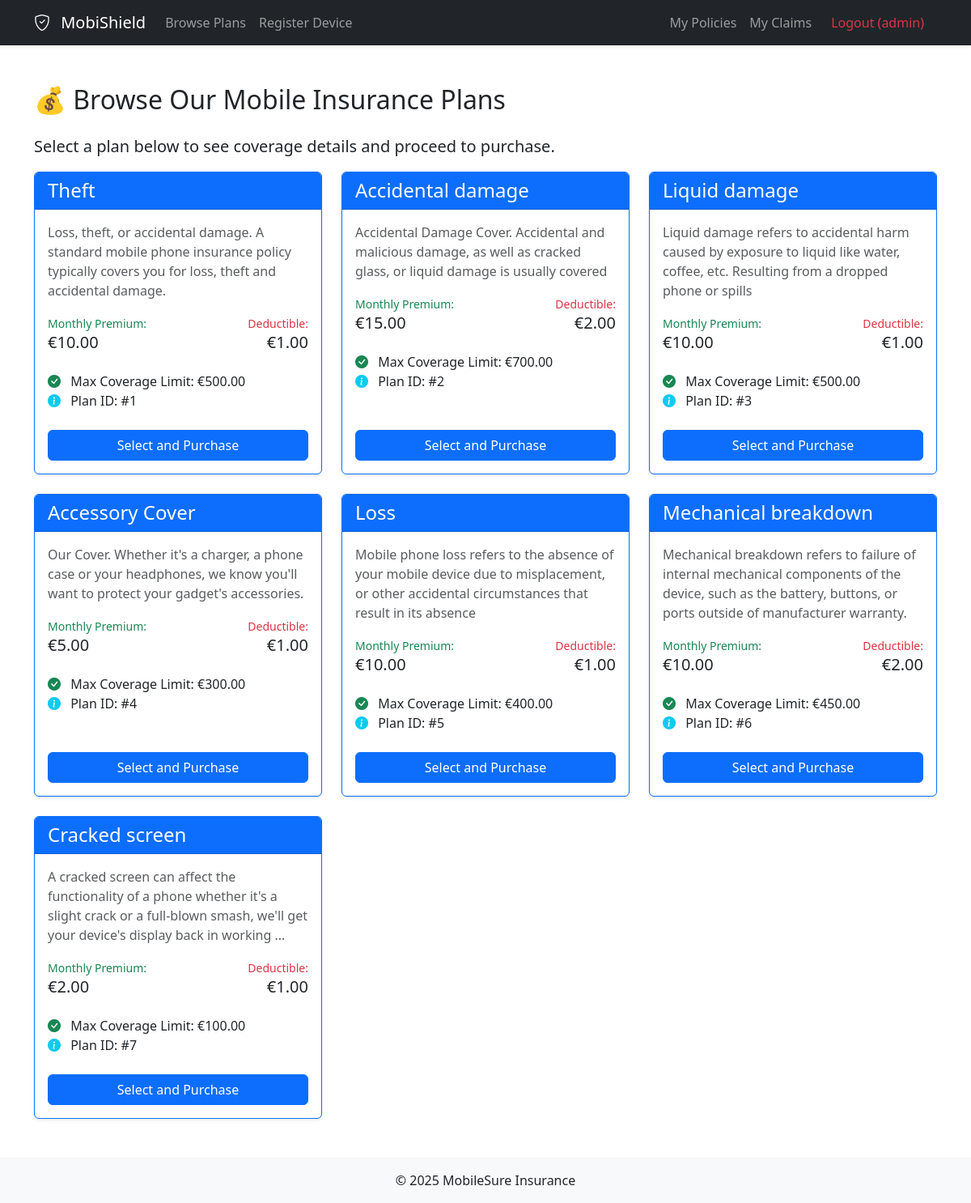
The app's page / (signed in) with its own data.
### insurance_app/models.py (models this page shows, shortened)
class Policy(models.Model):
  name = models.CharField(max_length=100,unique=True)
  description = models.TextField(max_length=500,help_text="details about policy")
  monthly_premium = models.DecimalField(max_digits=10,decimal_places=2,help_text="premium pay per month")
  is_active = models.BooleanField(default=True)
  deductible = models.DecimalField(max_digits=10,decimal_places=2,help_text="amount user have to pay")
  max_coverage_limit = models.DecimalField(max_digits=10,decimal_places=2,help_text="maximum amout company will pay")

### insurance_app/views.py (the view)
# urls.py: path('',views.PolicyListView.as_view(),name='policy_list'),
class PolicyListView(ListView):
  model = Policy
  template_name = 'insurance_app/policy_list.html'
  context_object_name = 'policies'
  def get_queryset(self):
    return Policy.objects.filter(is_active=True)

### templates/insurance_app/policy_list.html (shortened to what this page needs)
{% extends "./basic.html" %}  {% block content %}
<div class="container mt-4">
  <h2 class="mb-4">💰 Browse Our Mobile Insurance Plans</h2>
  <p class="lead">
    Select a plan below to see coverage details and proceed to purchase.
  </p>
  {% if policies %}
  <div class="row">
    {% for policy in policies %}
    <div class="col-md-6 col-lg-4 mb-4">
      <div class="card h-100 shadow-sm border-primary">
        <div class="card-header bg-primary text-white">
          <h4 class="mb-0">{{ policy.name }}</h4>
        </div>
        <div class="card-body d-flex flex-column">
          <p class="card-text text-muted">{{ policy.description }}</p>
          <div class="row mb-3">
            <div class="col-6">
              <small class="text-success">Monthly Premium:</small>
              <h5>€{{ policy.monthly_premium }}</h5>
            </div>
            <div class="col-6 text-end">
              <small class="text-danger">Deductible:</small>
              <h5>€{{ policy.deductible }}</h5>
            </div>
          </div>
          <ul class="list-unstyled mb-4">
            <li>
              <i class="bi bi-check-circle-fill text-success me-2"></i>
              Max Coverage Limit: €{{ policy.max_coverage_limit }}
            </li>
            <li>
              <i class="bi bi-info-circle-fill text-info me-2"></i>
              Plan ID: #{{ policy.id }}
            </li>
          </ul>
          <div class="mt-auto">
            <a
              href="{% url 'policy_purchase' %}?policy_id={{ policy.id }}"
              class="btn btn-primary w-100"
            >
              Select and Purchase
            </a>
          </div>
        </div>
      </div>
    </div>
    {% endfor %}
  </div>
  {% else %}
  <div class="alert alert-warning" role="alert">
    No active insurance policies are available for purchase at this time.
  </div>
  {% endif %}
</div>
{% endblock content %}

### templates/insurance_app/basic.html (shortened to what this page needs)
{% load static %}
<!DOCTYPE html>
<html lang="en">
  <head>
    <link
      href="https://cdn.jsdelivr.net/npm/bootstrap@5.3.3/dist/css/bootstrap.min.css"
      rel="stylesheet"
    />
    <link
      href="https://cdn.jsdelivr.net/npm/bootstrap-icons@1.11.3/font/bootstrap-icons.css"
      rel="stylesheet"
    />
  </head>
  <body>
    <nav class="navbar navbar-expand-lg navbar-dark bg-dark shadow-sm">
      <div class="container">
        <a class="navbar-brand" href="{% url 'policy_list' %}">
          <i class="bi bi-shield-check me-2"></i> MobiShield
        </a>
        <div class="collapse navbar-collapse" id="navbarNav">
          <ul class="navbar-nav me-auto">
            <li class="nav-item">
              <a class="nav-link" href="{% url 'policy_list' %}"
                >Browse Plans</a
              >
            </li>
            <li class="nav-item">
              <a class="nav-link" href="{% url 'device_register' %}"
                >Register Device</a
              >
            </li>
          </ul>
          <ul class="navbar-nav">
            {% if user.is_authenticated %}
            <li class="nav-item">
              <a class="nav-link" href="{% url 'my_policies' %}">My Policies</a>
            </li>
            <li class="nav-item">
              <a class="nav-link" href="{% url 'my_claims' %}">My Claims</a>
            </li>
            <li class="nav-item">
              <form method="post" action="{% url 'logout' %}" class="d-inline">
                <button
                  type="submit"
                  class="nav-link text-danger"
                  style="background: none; border: none; padding: 0.5rem 1rem"
                >
                  Logout ({{ user.username }})
                </button>
              </form>
            </li>
            {% endif %}
          </ul>
        </div>
      </div>
    </nav>
    <main class="py-4">
      {% block content %}{% endblock content %}
    </main>
    <footer class="bg-light text-center text-lg-start mt-auto">
      <div class="text-center p-3">&copy; 2025 MobileSure Insurance</div>
    </footer>
  </body>
</html>

### records on screen
Policy: name "Theft", description "Loss, theft, or accidental damage. A standard mobile phone insurance policy typically covers you for loss, theft and accidental damage.", monthly_premium "10.00", deductible "1.00", max_coverage_limit "500.00", id "1"
Policy: name "Accidental damage", description "Accidental Damage Cover. Accidental and malicious damage, as well as cracked glass, or liquid damage is usually covered", monthly_premium "15.00", deductible "2.00", max_coverage_limit "700.00", id "2"
Policy: name "Liquid damage", description "Liquid damage refers to accidental harm caused by exposure to liquid like water, coffee, etc. Resulting from a dropped phone or spills", monthly_premium "10.00", deductible "1.00", max_coverage_limit "500.00", id "3"
Policy: name "Accessory Cover", description "Our Cover. Whether it's a charger, a phone case or your headphones, we know you'll want to protect your gadget's accessories.", monthly_premium "5.00", deductible "1.00", max_coverage_limit "300.00", id "4"
Policy: name "Loss", description "Mobile phone loss refers to the absence of your mobile device due to misplacement, or other accidental circumstances that result in its absence", monthly_premium "10.00", deductible "1.00", max_coverage_limit "400.00", id "5"
Policy: name "Mechanical breakdown", description "Mechanical breakdown refers to failure of internal mechanical components of the device, such as the battery, buttons, or ports outside of manufacturer warranty.", monthly_premium "10.00", deductible "2.00", max_coverage_limit "450.00", id "6"
Policy: name "Cracked screen", description "A cracked screen can affect the functionality of a phone whether it's a slight crack or a full-blown smash, we'll get your device's display back in working ...", monthly_premium "2.00", deductible "1.00", max_coverage_limit "100.00", id "7"

### other values on screen
{{ user.username }} "admin"
